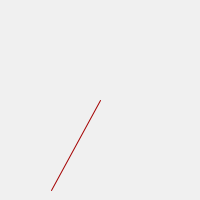
Frame 1 (no input)
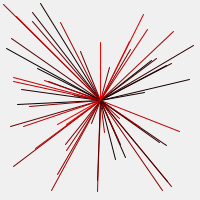
Frame 60 (the mouse pressed at the canvas centre just before this capture)
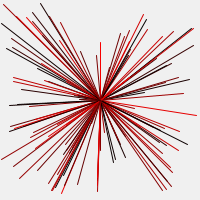
Frame 120 (the mouse held since frame 60 and released just before this capture)

The Processing sketch that drew these frames (run headless with seeded random() and noise(); from frame 60 on, the mouse is pressed at the canvas centre):

// Processing sketch: sketch_4_stroke_color_and_animation
// ── sketch_4_stroke_color_and_animation.pde
void setup() {
  size(200, 200);
  background(240);
}
void draw() {
  stroke(random(255), 0, 0); // RGB colors
  line(width/2, height/2, random(width), random(height));
}
